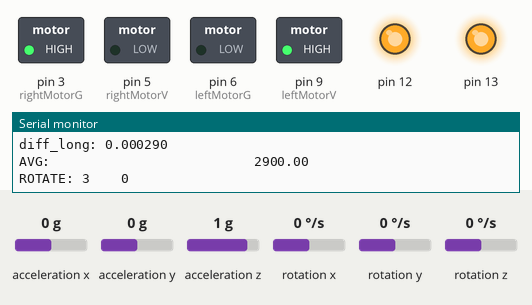
The sketch below on a simulated Arduino Uno, built with avr-gcc and run on an emulated ATmega328P. On the bench: switched loads named in the sketch (green lamp = pin HIGH), output pins drawn as LEDs (lit = HIGH), the last lines printed to the serial monitor. The inputs (shaded band) are chosen by the test bench; at power-on: rotation z 0 °/s, acceleration x 0 g, acceleration y 0 g, acceleration z 1 g, rotation x 0 °/s, rotation y 0 °/s.

Above: at 1.3 s.
1.4 s: rotation z set to 9 °/s
4.4 s: rotation z set to 12 °/s
At 5.2 s:
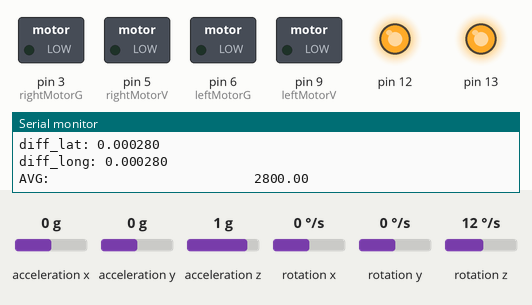
At 5.9 s:
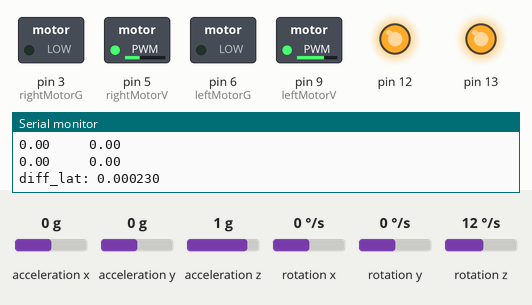
Timing chart, 0 to 7.4 s (numbered marks = the images above; inputs shaded):
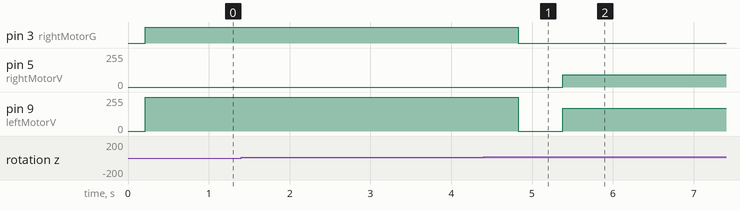

Measured:
- the behaviour switches between 10 and 11 °/s on rotation z (found by bisection; images 0 and 1)
- after the input at 1.4 s, every drawn part: stays the same

The sketch:

main.ino
```cpp
#include <SoftwareSerial.h>
#include <LiquidCrystal.h>
#include "Ublox.h"
#include "I2Cdev.h"
#include "MPU6050.h"

#define N_FLOATS 3
//--------------------
#define FORWARD 0
#define RIGHT   3
#define BACKWARD 6
#define LEFT    9
#define STOP -1
#define RIGHT_DOWN 4
#define LEFT_DOWN 8
//---------------------
#define rightMotorV 5
#define rightMotorG 3
#define leftMotorV  9
#define leftMotorG  6
//----------------------
#define Right_45  0
#define Left_45  1
#define Right_90  2
#define Left_90  3
//----------------------
#define DST_SIZE 8


//SoftwareSerial mySerial(RX, TX);
//SoftwareSerial bluetoothSerial(7, 8);
SoftwareSerial GPSSerial(10, 11);

//#define DEBUG 1 // Set to 0 if you don't want serial output of sensor data

#define START_CMD_CHAR '>'

float last_lat = 0, last_long = 0;

int printLog = 0;

// GPS VARIABLES
Ublox M8_Gps;
MPU6050 mpu;
float gpsArray[N_FLOATS] = {0, 0, 0};
int16_t ax, ay, az;
int16_t gx, gy, gz;
float x=0, y=0, z=0;
int cx=0, cy=0, cz=0;
float bx=0, rx=0, by=0, ry=0, bz=0, rz=0;

bool calibrated = false;
double first_angle = 0;

//------------------------
typedef struct {
  double x, y;
} Point;


Point src, dst;

//int threshold[4] = {18, 19, 35, 33};
int threshold[4] = {30, 30, 60, 60};
//--------------------------------------------

// LOCATION VARIABLES
double diff_lat = 0, diff_long = 0;
double first_diff_lat = -1, first_diff_long = -1, first_avg = 1000000000000000;
double last_diff_lat = -1, last_diff_long = -1;

// FLAGS
int first_dir = 0;
bool dst_available=false, rotated=false, moving = false;

// Destination Variables
int dst_head = 0, dst_tail = 0;
float lats[DST_SIZE] = {0};
float longs[DST_SIZE] = {0};
float value0;
float last_avg = 1000;


//LiquidCrystal lcd(rs, en, d4, d5, d6, d7);
void Move(int dir){
  switch(dir){
    case FORWARD :
      analogWrite(rightMotorV, 92);//61);
      analogWrite(rightMotorG, 0);
      analogWrite(leftMotorV, 170);//123);
      analogWrite(leftMotorG, 0);
      break;
     case BACKWARD :
      analogWrite(rightMotorV, 0);
      analogWrite(rightMotorG, 122);
      analogWrite(leftMotorV, 0);
      analogWrite(leftMotorG, 255);
      break;
     case LEFT :
      analogWrite(rightMotorV, 255);
      analogWrite(rightMotorG, 0);
      analogWrite(leftMotorV, 0);
      analogWrite(leftMotorG, 255);
      break;
     case RIGHT :
      analogWrite(rightMotorV, 0);
      analogWrite(rightMotorG, 255);
      analogWrite(leftMotorV, 255);
      analogWrite(leftMotorG, 0);
      break;
     case STOP :
      analogWrite(rightMotorV, 0);
      analogWrite(rightMotorG, 0);
      analogWrite(leftMotorV, 0);
      analogWrite(leftMotorG, 0);
      break;
  }
}


void Rotate(int dir, int orth){
  double diff = 0;
  Serial.print("ROTATE: "); Serial.print(dir); Serial.print("    ");Serial.println(orth);
  while(1){
    mpu.getMotion6(&ax, &ay, &az, &gx, &gy, &gz);
    x=x+gx-bx;
    y=y+gy-by;
    z=z+gz-bz;
    cx=map(x, -750000, 750000, -90, 90);
    cy=map(y, -750000, 750000, -90, 90);
    cz=map(z, -750000, 750000, -90, 90);//Our Desired Angle
    diff = abs(cz - first_angle);
    if(calibrated == false){
      calibrated = true;
      first_angle = cz;
    }
    else{
      if(diff < 4*threshold[orth]){
        Move(dir);
      }
      else{
        Move(STOP);
        calibrated = false;
        return;
      }

    }

  }
}


int which_direction(){

//  Serial.print("dst_head: ");Serial.println(dst_head);
//  Serial.print("dst_tail: ");Serial.println(dst_tail);
//  Serial.print("rotated: ");Serial.println(rotated);
//

  diff_lat = lats[dst_head] - gpsArray[0]; //+ 0.000053;
  diff_long = longs[dst_head] - gpsArray[1]; //- 0.000053;

  // first time seeing a new destination, set first diffs.
  if(dst_available && first_diff_lat == -1 && first_diff_long == -1){
      first_diff_lat = diff_lat;
      first_diff_long = diff_long;
      first_avg = (abs(first_diff_lat*10000000) + abs(first_diff_long*10000000))/2;
  }

  // log whenever diff is updated
  if(diff_lat != last_diff_lat || diff_long != last_diff_long){
    last_diff_lat = diff_lat;
    last_diff_long = diff_long;
    Serial.print("diff_lat: ");Serial.println(diff_lat, 6);
    Serial.print("diff_long: ");Serial.println(diff_long, 6);
  }

  // if( (-0.000015 < diff_lat && diff_lat < 0.000015) || (-0.000015 <  diff_long && diff_long < 0.000015) ){
  // Serial.print("ASB: "); Serial.print(abs(diff_lat));Serial.print("    ");Serial.print(abs(diff_long));Serial.print(" : ");Serial.println((abs(diff_lat) + abs(diff_long)/2.00000000));

  float avg = (abs(diff_lat*10000000) + abs(diff_long*10000000))/2.0;
  if(avg != last_avg){
    last_avg = avg;
    Serial.print("AVG:                          ");Serial.println(avg);
  }

  // we have reached current destination:
//  if( avg < 250 || avg < first_avg/3.7) {
      if(avg == 0){
      Serial.println("ARRIVED!");
      dst_head = (dst_head + 1)%DST_SIZE;
      return STOP;
  }

  // needs to ROTATE
  if(diff_lat > 0 && diff_long > 0){
   // Serial.println("Right UP");
    return RIGHT;
  }
  else if(diff_lat>0 && diff_long < 0){
   // Serial.println("Left UP");
    return LEFT;
  }
  else if(diff_lat < 0 && diff_long > 0){
   // Serial.println("Right Down");
    return RIGHT_DOWN;
  }
  else if(diff_lat < 0 && diff_long < 0){
   // Serial.println("Left Down");
    return LEFT_DOWN;
  }

 // Serial.println("---------------------------------------------");
}

void setup() {
  // lcd.begin(16,2);
  src.x=0;
  src.y=0;
  dst.x=3;
  dst.y=4;

// ROTATE TEST
dst_tail = 2;
lats[0] = 0.0003;longs[0] = 0.0003;
lats[1] = 0.0006; longs[1] = 0;//0.0001;
dst_available = true;
// END ROTATE TEST
  Wire.begin();
  Serial.begin(9600);
  // bluetoothSerial.begin(9600);
  GPSSerial.begin(9600);
  pinMode(12, OUTPUT);
  digitalWrite(13, LOW);


  Serial.println("Initialize MPU");
  mpu.initialize();
  Serial.println(mpu.testConnection() ? "Connected" : "Connection failed");
  if(mpu.testConnection()){

      digitalWrite(13, HIGH);
    }

  Serial.println("98 - GPS1 (Lat., Long., Alt.)");
  Serial.println("99 - GPS2 (Bearing, Speed, Date/Time)");
  Serial.println("\n\nNOTE: IGNORE VALUES OF 99.99\n\n");
  Serial.flush();
  // bluetoothSerial.flush();
  pinMode(13, OUTPUT);
  digitalWrite(12, LOW);
  digitalWrite(12, HIGH);
}

void reinitialize_flags() {
  dst_available = (dst_tail != dst_head);
  rotated = false;
  moving = false;
  first_diff_lat = -1;
  first_diff_long = -1;
  last_diff_lat = -1;
  last_diff_long = -1;
}

void loop(){
  Serial.flush();
  int sensorType = 0;
  unsigned long logCount = 0L;
  char getChar = ' ';  //read serial
  // Move(FORWARD);

  // parse incoming command start flag
  // Destination
  if(Serial.available() > 0){
    // Serial.println("sag");
    printLog = 0;
    getChar = Serial.read();
    Serial.print(getChar);
    if (getChar == START_CMD_CHAR){ // if no command start flag, return to loop().
      // parse incoming pin# and value
      sensorType = Serial.parseInt(); // read sensor type
      logCount = Serial.parseInt();  // read total logged sensor readings
      value0 = Serial.parseFloat();  // 1st sensor value
      lats[dst_tail] = Serial.parseFloat();  // 2nd sensor value if exists
      longs[dst_tail] = Serial.parseFloat();  // 3rd sensor value if exists
      dst_tail = (dst_tail + 1)%DST_SIZE;
      dst_available = (dst_tail != dst_head);

      while(Serial.available() > 0){
            Serial.read();
        }
    }
  }

  // Source
//  if (GPSSerial.available()){
//    while (GPSSerial.available()){
//      char c = GPSSerial.read();
//      if (M8_Gps.encode(c)){
//        //gpsArray[0] = M8_Gps.altitude;
//        gpsArray[0] = M8_Gps.latitude;
//        gpsArray[1] = M8_Gps.longitude;
//        gpsArray[2] = M8_Gps.sats_in_use;
//      }
//    }
//    if(last_lat != gpsArray[0] || last_long != gpsArray[1]){
//      last_lat = gpsArray[0];
//      last_long = gpsArray[1];
//      Serial.print("SOURCE: ");Serial.print(last_lat, 6);Serial.print("        ");Serial.println(last_long, 6);
//    }
//  }
  if(diff_lat >= 0){
    gpsArray[0] += 0.00001;
  } else {
    gpsArray[0] -= 0.00001;
  }

  if(diff_long >= 0){
    gpsArray[1] += 0.00001;
  } else {
    gpsArray[1] -= 0.00001;
  }
  Serial.print(gpsArray[0]); Serial.print("     "); Serial.println(gpsArray[1]);
  Serial.print(lats[dst_head]); Serial.print("     "); Serial.println(longs[dst_head]);Serial.println();


  // Initialize MPU
  // if(millis()<2000){
  //   delay(2000);
  //   for(int i=0; i<10000; i++){
  //     mpu.getMotion6(&ax, &ay, &az, &gx, &gy, &gz);
  //     bx=bx+gx;
  //     by=by+gy;
  //     bz=bz+gz;
  //   }
  //   bx=bx/10000;
  //   by=by/10000;
  //   bz=bz/10000;
  //   Serial.println("End Initialization");
  //   digitalWrite(12, HIGH);
  // }

  if(dst_available){
      int dir = which_direction();
      if(!rotated && dir != STOP){
        first_dir = dir;
        if(dir == LEFT){
          Rotate(LEFT, Left_45);
        }
        else if(dir == RIGHT){
          Rotate(RIGHT, Right_45);

        }
        else if (dir == LEFT_DOWN){
          Rotate(LEFT, Left_90);
          delay(800);
          Rotate(LEFT, Left_45);
        }
        else if(dir == RIGHT_DOWN){
          Rotate(RIGHT, Right_90);
          delay(800);
          Rotate(RIGHT, Right_45);
        }
        rotated = true;
      }
      else if (!rotated && dir == STOP){
        Move(STOP);
        reinitialize_flags();
      }
      else if(rotated && dir == STOP){
          Move(STOP);
          delay(500);
          if(first_dir == LEFT){
            Rotate(RIGHT, Right_45);
          }
          else if(first_dir == RIGHT){
            Rotate(LEFT, Left_45);
          }
          else if (first_dir == LEFT_DOWN){
            Rotate(RIGHT, Right_90);
            delay(500);
            Rotate(RIGHT, Right_45);
          }
          else if(first_dir == RIGHT_DOWN){
            Rotate(LEFT, Left_90);
            delay(500);
            Rotate(LEFT, Left_45);
          }
          reinitialize_flags();
      }
      else if(rotated && dir != STOP && !moving){
          delay(500);
          Move(FORWARD);
          moving = true;
      }
  }

  // Bluetooth LOGS
  if (printLog) {
    Serial.print("Sensor type: ");
    Serial.println(sensorType);
    Serial.print("Val[0]: ");
    Serial.println(value0);
    Serial.print("lat: ");
    Serial.println(lats[dst_head], 6);
    Serial.print("long: ");
    Serial.println(longs[dst_head], 6);
    Serial.println("-----------------------");
    delay(10);
    printLog = 0;
  }
}
```

Ublox.cpp
```cpp
#include "Ublox.h"

Ublox::Tokeniser::Tokeniser(char* _str, char _token)
{
    str = _str;
    token = _token;
}


bool Ublox::Tokeniser::next(char* out, int len)
{
    uint8_t count = 0;

    if(str[0] == 0)
        return false;

    while(true)
    {
        if(str[count] == '\0')
        {
            out[count] = '\0';
            str = &str[count];
            return true;
        }

        if(str[count] == token)
        {
            out[count] = '\0';
            count++;
            str = &str[count];
            return true;
        }

        if(count < len)
            out[count] = str[count];

        count++;
    }
    return false;
}


bool Ublox::encode(char c)
{
    buf[pos] = c;
    pos++;

    if(c == '\n') //linefeed
    {
        bool ret = process_buf();
        memset(buf, '\0', 120);
        pos = 0;
        return ret;
    }

    if(pos >= 120) //avoid a buffer overrun
    {
        memset(buf, '\0', 120);
        pos = 0;
    }
    return false;
}


bool Ublox::process_buf()
{
    if(!check_checksum()) //if checksum is bad
    {
        return false; //return
    }

    //otherwise, what sort of message is it
    if(strncmp(buf, "$GNGGA", 6) == 0)

    {
        read_gga();
    }
    if(strncmp(buf, "$GNGSA", 6) == 0)
    {
        read_gsa();
    }

    if(strncmp(buf, "$GPGSV", 6) == 0)
    {
        read_gsv();
    }

    if(strncmp(buf, "$GNRMC", 6) == 0)

    {
        read_rmc();
    }
    if(strncmp(buf, "$GNVTG", 6) == 0)
    {
        read_vtg();
    }
    return true;
}

// GNGGA
void Ublox::read_gga()
{
    int counter = 0;
    char token[20];
    Tokeniser tok(buf, ',');

    while(tok.next(token, 20))
    {
        switch(counter)
        {
        case 1: //time
        {
            float time = atof(token);
            int hms = int(time);

            datetime.millis = time - hms;
            datetime.seconds = fmod(hms, 100);
            hms /= 100;
            datetime.minutes = fmod(hms, 100);
            hms /= 100;
            datetime.hours = hms;

            time_age = millis();
        }
        break;
        case 2: //latitude
        {
            float llat = atof(token);
            int ilat = llat/100;
            double mins = fmod(llat, 100);
            latitude = ilat + (mins/60);
        }
        break;
        case 3: //north/south
        {
            if(token[0] == 'S')
                latitude = -latitude;
        }
        break;
        case 4: //longitude
        {
            float llong = atof(token);
            int ilat = llong/100;
            double mins = fmod(llong, 100);
            longitude = ilat + (mins/60);
        }
        break;
        case 5: //east/west
        {
            if(token[0] == 'W')
                longitude = -longitude;
            latlng_age = millis();
        }
        break;
        case 6:
        {
            fixtype = _fixtype(atoi(token));
        }
        break;
        case 7:
        {
            sats_in_use = atoi(token);
        }
        break;
        case 8:
        {
            hdop = atoi(token);
        }
        break;
        case 9:
        {
            float new_alt = atof(token);
            vert_speed = (new_alt - altitude)/((millis()-alt_age)/1000.0);
            altitude = atof(token);
            alt_age = millis();
        }
        break;
        }
        counter++;
    }
}


void Ublox::read_gsa()
{
    int counter = 0;
    char token[20];
    Tokeniser tok(buf, ',');

    while(tok.next(token, 20))
    {
        switch(counter)
        {
        case 1: //operating mode
        {
            if(token[0] == 'A')
                op_mode = MODE_AUTOMATIC;
            if(token[0] == 'M')
                op_mode = MODE_MANUAL;
        }
        break;
        case 2:
        {
            fix = _fix(atoi(token));
            fix_age = millis();
        }
        break;
        case 14:
        {
            pdop = atof(token);
        }
        break;
        case 15:
        {
            hdop = atof(token);
        }
        break;
        case 16:
        {
            vdop = atof(token);
            dop_age = millis();
        }
        break;
        }
        counter++;
    }
}


void Ublox::read_gsv()
{
    char token[20];
    Tokeniser tok(buf, ',');

    tok.next(token, 20);
    tok.next(token, 20);

    tok.next(token, 20);
    int mn = atoi(token); //msg number

    tok.next(token, 20);
    sats_in_view = atoi(token); //number of sats

    int8_t j = (mn-1) * 4;
    int8_t i;

    for(i = 0; i <= 3; i++)
    {
        tok.next(token, 20);
        sats[j+i].prn = atoi(token);

        tok.next(token, 20);
        sats[j+i].elevation = atoi(token);

        tok.next(token, 20);
        sats[j+i].azimuth = atoi(token);

        tok.next(token, 20);
        sats[j+i].snr = atoi(token);
    }
    sats_age = millis();
}


void Ublox::read_rmc()
{
    int counter = 0;
    char token[20];
    Tokeniser tok(buf, ',');

    while(tok.next(token, 20))
    {
        switch(counter)
        {
        case 1: //time
        {
            float time = atof(token);
            int hms = int(time);

            datetime.millis = time - hms;
            datetime.seconds = fmod(hms, 100);
            hms /= 100;
            datetime.minutes = fmod(hms, 100);
            hms /= 100;
            datetime.hours = hms;

            time_age = millis();
        }
        break;
        case 2:
        {
            if(token[0] == 'A')
                datetime.valid = true;
            if(token[0] == 'V')
                datetime.valid = false;
        }
        break;
        /*
        case 3:
        {
            float llat = atof(token);
            int ilat = llat/100;
            double latmins = fmod(llat, 100);
            latitude = ilat + (latmins/60);
        }
        break;
        case 4:
        {
            if(token[0] == 'S')
                latitude = -latitude;
        }
        break;
        case 5:
        {
            float llong = atof(token);
            float ilat = llong/100;
            double lonmins = fmod(llong, 100);
            longitude = ilat + (lonmins/60);
        }
        break;
        case 6:
        {
             if(token[0] == 'W')
                longitude = -longitude;
            latlng_age = millis();
        }
        break;
        */
        case 8:
        {
            course = atof(token);
            course_age = millis();
        }
        break;
        case 9:
        {
            uint32_t date = atoi(token);
            datetime.year = fmod(date, 100);
            date /= 100;
            datetime.month = fmod(date, 100);
            datetime.day = date / 100;
            date_age = millis();
        }
        break;
        }
        counter++;
    }
}

void Ublox::read_vtg()
{
    int counter = 0;
    char token[20];
    Tokeniser tok(buf, ',');

    while(tok.next(token, 20))
    {
        switch(counter)
        {
        case 1:
        {
            course = (atof(token)*100);
            course_age = millis();
        }
        break;
        case 5:
        {
            knots = (atof(token)*100);
            knots_age = millis();
        }
        break;
        case 7:
        {
            speed = (atof(token)*100);
            speed_age = millis();
        }
        break;
        }
        counter++;
    }
}


bool Ublox::check_checksum()
{
    if (buf[strlen(buf)-5] == '*')
    {
        uint16_t sum = parse_hex(buf[strlen(buf)-4]) * 16;
        sum += parse_hex(buf[strlen(buf)-3]);

        for (uint8_t i=1; i < (strlen(buf)-5); i++)
            sum ^= buf[i];
        if (sum != 0)
            return false;

        return true;
    }
    return false;
}


uint8_t Ublox::parse_hex(char c)
{
    if (c < '0')
        return 0;
    if (c <= '9')
        return c - '0';
    if (c < 'A')
        return 0;
    if (c <= 'F')
        return (c - 'A')+10;
    return 0;
}
```

Source omitted: Ublox.h (1858 bytes)
